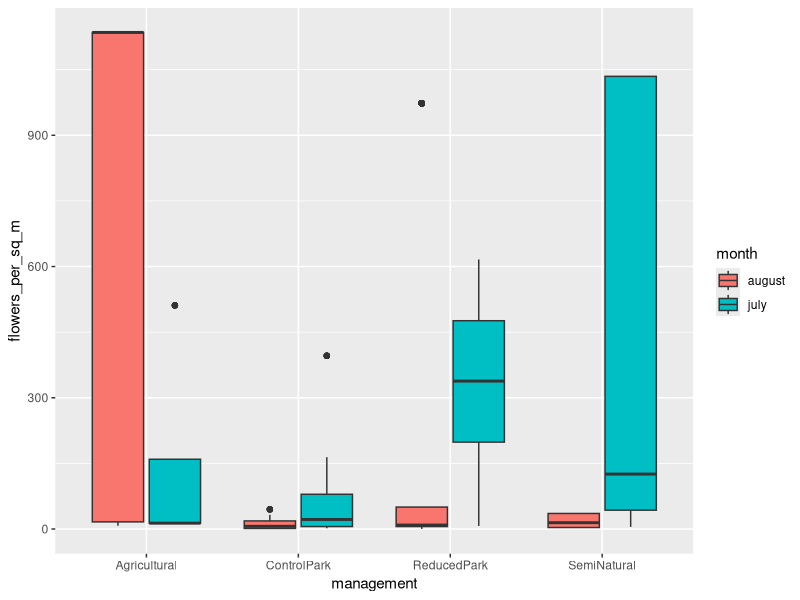
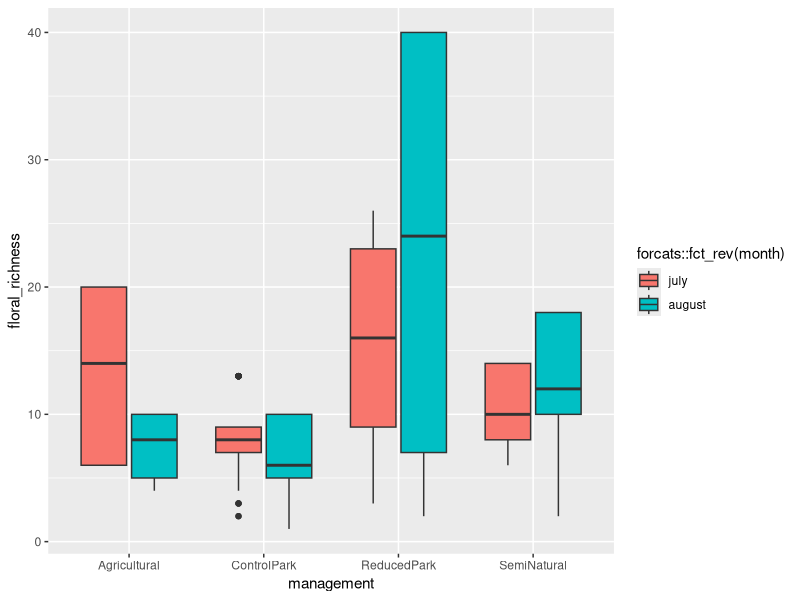
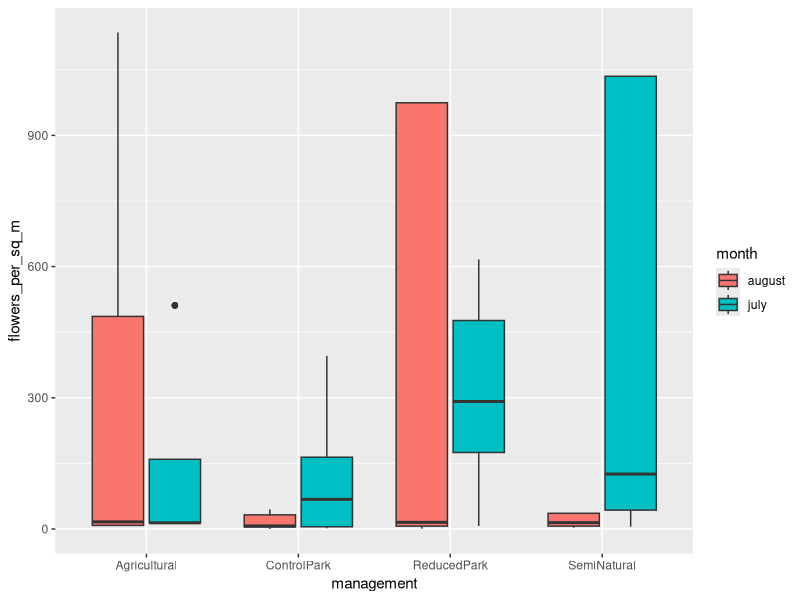

These figures' R source, in order:
library(tidyverse)

setwd("C:/Users/jensj/Documents/UBC2/Summer_2020/data")

floral_data <- read.csv("floral_abundances.csv")
site_gps_data <- read.csv("all_sites_2020.csv")
str(floral_data)
str(site_gps_data)

# merge tables by site
merged_df <- (floral_data %>% full_join(site_gps_data))

# new column (key) = month, new column (value) = number of floral units
merged_df_2 <- merged_df %>%
  rename(july = number_of_floral_units_july) %>%
  rename(august = number_of_floral_units_august) %>%
  gather(key = month, value = number_floral_units, 
         july:august)

# merged_df_summarised
# calculate sum of all floral units per site per month
# edit: sum of all values "number_floral_units_x"
# for which the value is greater than 0.
merged_df_summarised <- merged_df_2 %>%
  group_by(site, month) %>%
  mutate(flowers_per_sq_m = 
              sum(number_floral_units)/15) 
# counted 15 plots so divide by 15 to get per m^2

P <- ggplot(merged_df_summarised, 
            aes(x = management, y = flowers_per_sq_m, fill = month)) +
  geom_boxplot()
P

merged_df_summarised_2 <- merged_df_summarised %>% 
  group_by(site, month) %>% 
  # remove rows where plant was flowering at site in 
  # other month but not the month specified in 'month'
  filter(number_floral_units != 0)  %>% 
  # count number of rows to get floral species richness
  add_count() %>%
  rename(floral_richness = n)

Q <- ggplot(merged_df_summarised_2, 
            aes(x = management, y = floral_richness)) +
  geom_boxplot(aes(fill = forcats::fct_rev(month)))
Q

merged_df_summarised_3 <- merged_df_summarised_2 %>%
  group_by(site, month) %>%
  filter(number_floral_units > -1) %>%
  mutate(number_floral_units = na_if(number_floral_units, -1)) %>%
  mutate(flowers_per_sq_m = 
           sum(number_floral_units)/15)

P2 <- ggplot(merged_df_summarised_3, 
            aes(x = management, y = flowers_per_sq_m, fill = month)) +
  geom_boxplot()
P2

# edit or simulate: China creek Park, everett crowley park, campbell rd july.
